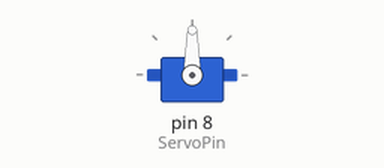
Simulated run of this sketch. Board: Arduino Nano, built with avr-gcc and run on an emulated ATmega328P. Parts: servo.

Above: at 0.05 s.
Timing chart, 0 to 3.0 s (numbered marks = the images above):
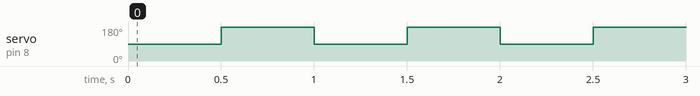

Measured:
- by itself, servo on pin 8 (ServoPin): alternates 180° for 0.50 s and 90° for 0.50 s

The sketch:

Servo.ino
```cpp
/*
Project: IDEFIX
Device under test: MicroServo 9g SG90
Tested with: Arduino Nano ATmega328P (Old Bootloader)
08.04.2022

Servo - Arduino
VCC - 5V
GND - GND
Signal - D8
*/

#include <Servo.h>

#define ServoPin 8

Servo servo;

void setup()
{
  servo.attach(ServoPin);
}

void loop()
{
  servo.write(90);
  delay(500);
  servo.write(180);
  delay(500);
}
```
